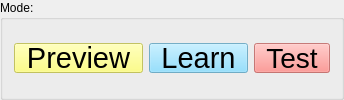
       <widget class="QGroupBox" name="ModeButtonsGroupBox">
        <property name="title">
         <string>Mode:</string>
        </property>
        <layout class="QHBoxLayout" name="horizontalLayout_4">
         <item>
          <widget class="QToolButton" name="PreviewButton">
           <property name="enabled">
            <bool>true</bool>
           </property>
           <property name="maximumSize">
            <size>
             <width>16777215</width>
             <height>30</height>
            </size>
           </property>
           <property name="font">
            <font>
             <pointsize>22</pointsize>
            </font>
           </property>
           <property name="styleSheet">
            <string notr="true">background-color: rgba(255, 255, 102, 207)</string>
           </property>
           <property name="text">
            <string>Preview</string>
           </property>
           <property name="checkable">
            <bool>true</bool>
           </property>
           <attribute name="buttonGroup">
            <string notr="true">buttonGroup</string>
           </attribute>
          </widget>
         </item>
         <item>
          <widget class="QToolButton" name="LearnBut">
           <property name="maximumSize">
            <size>
             <width>16777215</width>
             <height>30</height>
            </size>
           </property>
           <property name="font">
            <font>
             <pointsize>22</pointsize>
            </font>
           </property>
           <property name="styleSheet">
            <string notr="true">background-color: rgba(118, 214, 255, 191)</string>
           </property>
           <property name="text">
            <string>Learn</string>
           </property>
           <property name="checkable">
            <bool>true</bool>
           </property>
           <attribute name="buttonGroup">
            <string notr="true">buttonGroup</string>
           </attribute>
          </widget>
         </item>
         <item>
          <widget class="QToolButton" name="TestBut">
           <property name="maximumSize">
            <size>
             <width>16777215</width>
             <height>30</height>
            </size>
           </property>
           <property name="font">
            <font>
             <pointsize>21</pointsize>
            </font>
           </property>
           <property name="styleSheet">
            <string notr="true">background-color: rgba(255, 126, 121, 191)</string>
           </property>
           <property name="text">
            <string>Test</string>
           </property>
           <property name="checkable">
            <bool>true</bool>
           </property>
           <attribute name="buttonGroup">
            <string notr="true">buttonGroup</string>
           </attribute>
          </widget>
         </item>
        </layout>
       </widget>
